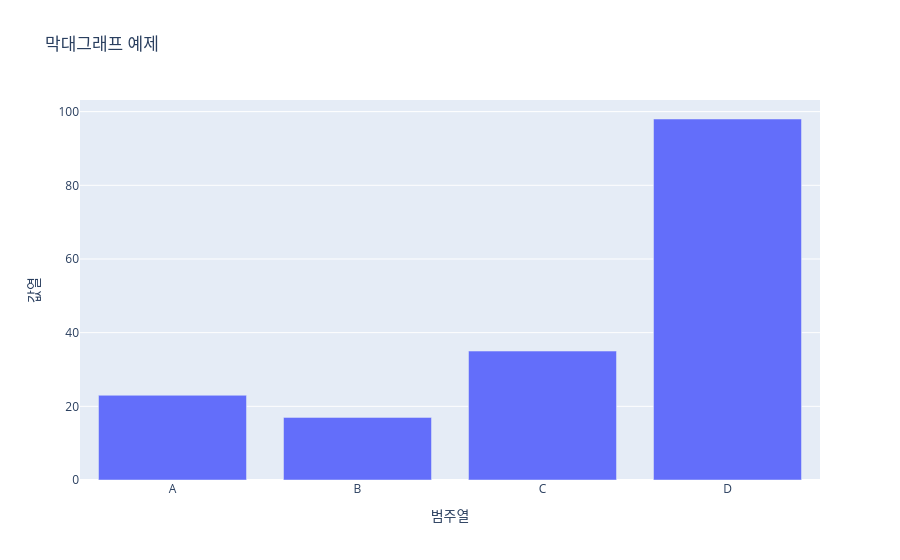

Here is the notebook cell this chart was saved with:
### Code cell
# 선그래프 : 순차적인 순서에 따른 값의 변화를 선으로 연결해서 보고 싶을 때
import plotly.express as px
import pandas as pd

df = pd.DataFrame({
    "범주열": ["A", "B", "C", "D"],
    "값열": [23, 17, 35, 98]
})

fig = px.bar(
    df,
    x = "범주열",
    y = "값열",
    title = "막대그래프 예제"
)

fig.show()

### Figure 1 — Plotly figure (JSON) as saved in the notebook; plotly's stock layout.template omitted (floating-point values rounded to 4 significant figures)
{"data": [{"alignmentgroup": "True", "hovertemplate": "범주열=%{x}<br>값열=%{y}<extra></extra>", "legendgroup": "", "marker": {"color": "#636efa", "pattern": {"shape": ""}}, "name": "", "offsetgroup": "", "orientation": "v", "showlegend": false, "textposition": "auto", "type": "bar", "x": ["A", "B", "C", "D"], "xaxis": "x", "y": [23, 17, 35, 98], "yaxis": "y"}], "layout": {"barmode": "relative", "legend": {"tracegroupgap": 0}, "title": {"text": "막대그래프 예제"}, "xaxis": {"anchor": "y", "domain": [0, 1], "title": {"text": "범주열"}}, "yaxis": {"anchor": "x", "domain": [0, 1], "title": {"text": "값열"}}}}
